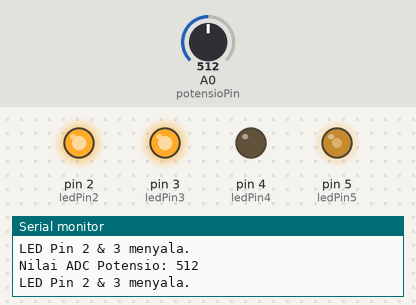
Simulated run of this sketch. Board: Arduino Uno, built with avr-gcc and run on an emulated ATmega328P. On the bench: output pins drawn as LEDs (lit = HIGH), the last lines printed to the serial monitor. Inputs (shaded band) come from the test bench; at power-on: A0 (potensioPin) = 512.

Above: at 1.2 s.
1.3 s: A0 (potensioPin) set to 494
At 2.3 s:
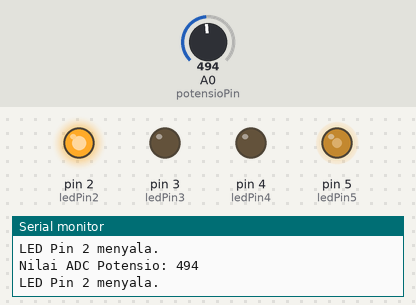
2.8 s: A0 (potensioPin) set to 271
At 3.9 s:
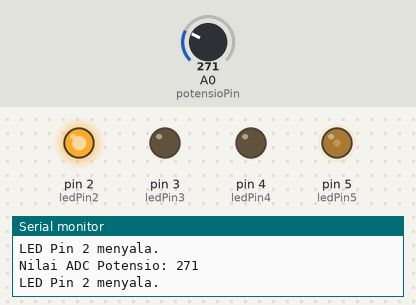
4.3 s: A0 (potensioPin) set to 240
At 5.4 s:
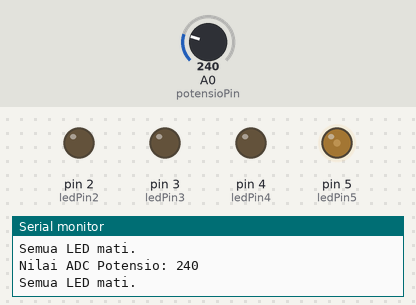
5.8 s: A0 (potensioPin) set to 521
At 6.9 s:
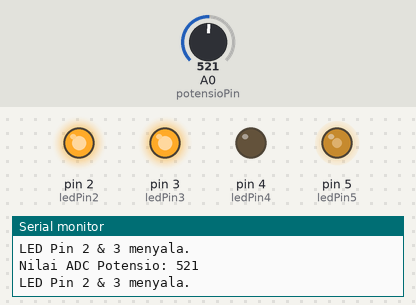
7.3 s: A0 (potensioPin) set to 777
At 8.4 s:
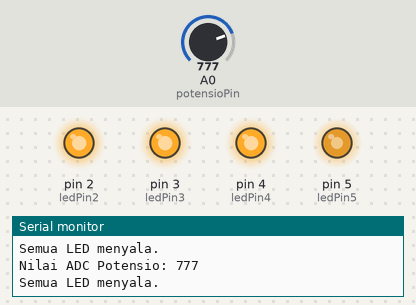
8.8 s: A0 (potensioPin) set to 0
At 9.9 s:
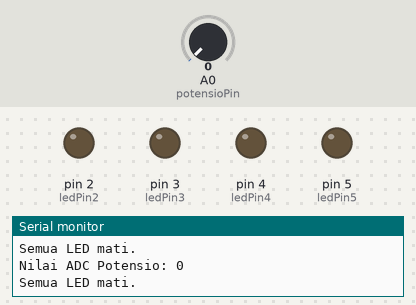
Timing chart, 0 to 11.3 s (numbered marks = the images above; inputs shaded):
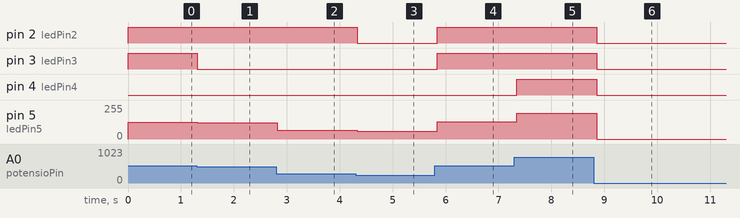

Measured:
- the behaviour switches between 512 and 511 on A0 (potensioPin) (found by bisection; images 0 and 1)
- the behaviour switches between 255 and 254 on A0 (potensioPin) (found by bisection; images 2 and 3)
- after the input at 1.3 s, pin 3 (ledPin3): HIGH → LOW at once; pin 5 (ledPin5): 127/255 → 123/255 at once
- after the input at 2.8 s, pin 5 (ledPin5): 123/255 → 67/255 at once
- after the input at 4.3 s, pin 2 (ledPin2): HIGH → LOW at once; pin 5 (ledPin5): 67/255 → 59/255 at once
- after the input at 5.8 s, pin 2 (ledPin2), pin 3 (ledPin3): LOW → HIGH at once; pin 5 (ledPin5): 59/255 → 129/255 at once
- after the input at 7.3 s, pin 4 (ledPin4): LOW → HIGH after 0.05 s; pin 5 (ledPin5): 129/255 → 193/255 after 0.05 s
- after the input at 8.8 s, pin 2 (ledPin2), pin 3 (ledPin3), pin 4 (ledPin4): HIGH → LOW after 0.06 s; pin 5 (ledPin5): 193/255 → 0/255 after 0.06 s

The sketch:

Tugas.ino
```cpp
const int potensioPin = A0;
const int ledPin5 = 5;
const int ledPin2 = 2;
const int ledPin3 = 3;
const int ledPin4 = 4;

void setup() {
  pinMode(ledPin5, OUTPUT);
  pinMode(ledPin2, OUTPUT);
  pinMode(ledPin3, OUTPUT);
  pinMode(ledPin4, OUTPUT);

  Serial.begin(9600);
}

void loop() {
  int nilaiADC = analogRead(potensioPin);

  int brightness = map(nilaiADC, 0, 1023, 0, 255);
  analogWrite(ledPin5, brightness);

  Serial.print("Nilai ADC Potensio: ");
  Serial.println(nilaiADC);

  if (nilaiADC < 255) {
    digitalWrite(ledPin2, LOW);
    digitalWrite(ledPin3, LOW);
    digitalWrite(ledPin4, LOW);
    Serial.println("Semua LED mati.");
  } else if (nilaiADC >= 255 && nilaiADC <= 511) {
    digitalWrite(ledPin2, HIGH);
    digitalWrite(ledPin3, LOW);
    digitalWrite(ledPin4, LOW);
    Serial.println("LED Pin 2 menyala.");
  } else if (nilaiADC >= 512 && nilaiADC <= 767) {
    digitalWrite(ledPin2, HIGH);
    digitalWrite(ledPin3, HIGH);
    digitalWrite(ledPin4, LOW);
    Serial.println("LED Pin 2 & 3 menyala.");
  } else if (nilaiADC > 767) {
    digitalWrite(ledPin2, HIGH);
    digitalWrite(ledPin3, HIGH);
    digitalWrite(ledPin4, HIGH);
    Serial.println("Semua LED menyala.");
  }

  delay(100);
}
```
